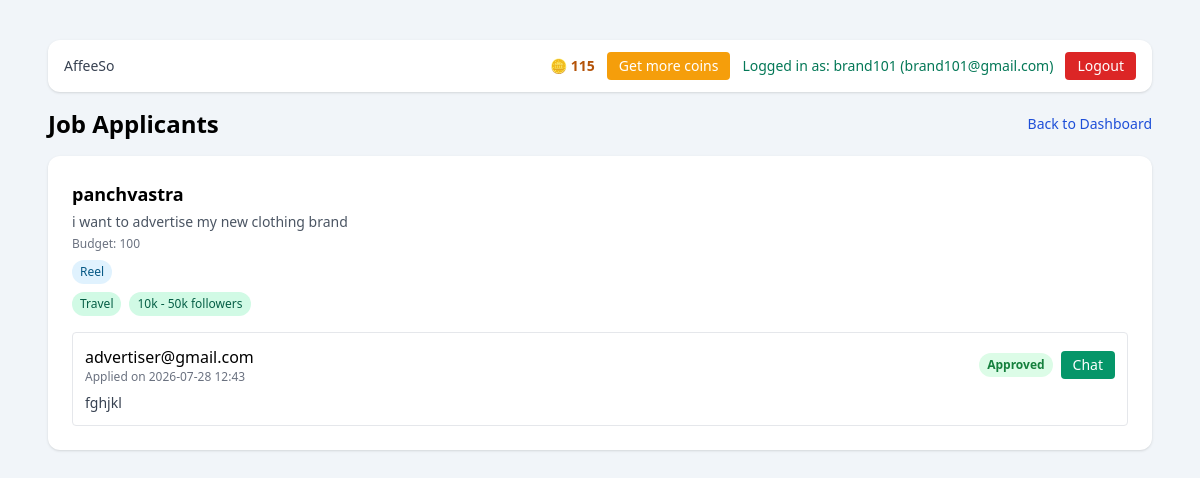
Screenshot of /brand/applications (signed in) with the database file from the repository.
### app/models.py (models this page shows, shortened)
class User(Base):
    __tablename__ = "users"
    id = Column(Integer, primary_key=True, index=True)
    email = Column(String(255), unique=True, nullable=False, index=True)
    password_hash = Column(String(255), nullable=False)
    role = Column(SqlEnum(UserRole), default=UserRole.USER, nullable=False)
    coins = Column(Integer, default=0, nullable=False)
    is_active = Column(Boolean, default=True, nullable=False)
    created_at = Column(DateTime, default=datetime.utcnow, nullable=False)
    profile = relationship("Profile", back_populates="user", uselist=False)
    basic_profiles = relationship("BasicProfile", back_populates="user")
    approval_requests = relationship("ProfileApprovalRequest", back_populates="user")
    advertiser_profile_detail = relationship(
        "AdvertiserProfileDetail", back_populates="user", uselist=False
    )
    brand_profile_detail = relationship(
        "BrandProfileDetail", back_populates="user", uselist=False
    )
    sent_messages = relationship(
        "Message", back_populates="sender", foreign_keys="Message.sender_id"
    )
    received_messages = relationship(
        "Message", back_populates="receiver", foreign_keys="Message.receiver_id"
    )

class Job(Base):
    __tablename__ = "jobs"
    id = Column(Integer, primary_key=True, index=True)
    brand_user_id = Column(Integer, ForeignKey("users.id"), nullable=False, index=True)
    title = Column(String(150), nullable=False)
    promotion_requirement = Column(Text, nullable=False)
    budget = Column(String(80), nullable=False)
    target_instagram_profiles = Column(Text, nullable=True)
    promotion_tags = Column(String(255), nullable=True)
    profile_image_url = Column(String(255), nullable=True)
    created_at = Column(DateTime, default=datetime.utcnow, nullable=False, index=True)
    updated_at = Column(DateTime, default=datetime.utcnow, nullable=False)
    brand_user = relationship("User")
    applications = relationship("JobApplication", back_populates="job", cascade="all, delete-orphan")
    promotion_tag_items = relationship(
        "PromotionTag",
        secondary=job_promotion_tag_links,
        back_populates="jobs",
    )
    target_profile_tag_items = relationship(
        "TargetProfileTag",
        secondary=job_target_profile_tag_links,
        back_populates="jobs",
    )

class PromotionTag(Base):
    __tablename__ = "promotion_tags"
    id = Column(Integer, primary_key=True, index=True)
    name = Column(String(100), unique=True, nullable=False, index=True)
    created_at = Column(DateTime, default=datetime.utcnow, nullable=False)
    jobs = relationship(
        "Job",
        secondary=job_promotion_tag_links,
        back_populates="promotion_tag_items",
    )

class TargetProfileTag(Base):
    __tablename__ = "target_profile_tags"
    id = Column(Integer, primary_key=True, index=True)
    name = Column(String(100), unique=True, nullable=False, index=True)
    created_at = Column(DateTime, default=datetime.utcnow, nullable=False)
    jobs = relationship(
        "Job",
        secondary=job_target_profile_tag_links,
        back_populates="target_profile_tag_items",
    )

class JobApplication(Base):
    __tablename__ = "job_applications"
    __table_args__ = (
        UniqueConstraint("job_id", "advertiser_user_id", name="uq_job_advertiser_application"),
    )
    id = Column(Integer, primary_key=True, index=True)
    job_id = Column(Integer, ForeignKey("jobs.id"), nullable=False, index=True)
    advertiser_user_id = Column(Integer, ForeignKey("users.id"), nullable=False, index=True)
    description = Column(Text, nullable=False)
    is_selected = Column(Boolean, default=False, nullable=False)
    created_at = Column(DateTime, default=datetime.utcnow, nullable=False, index=True)
    updated_at = Column(DateTime, default=datetime.utcnow, nullable=False)
    job = relationship("Job", back_populates="applications")
    advertiser_user = relationship("User")

### app/main.py (the view)
@app.get("/brand/applications", response_class=HTMLResponse)
def brand_applications_page(request: Request, db: Session = Depends(get_db)):
    user = _get_user_from_cookie(request, db)
    if not user:
        return RedirectResponse(url="/?error=Please login first.", status_code=303)
    try:
        _require_brand_fully_complete(db, user.id)
    except HTTPException:
        return RedirectResponse(
            url="/dashboard?error=Complete your brand profile to review applicants.", status_code=303
        )
    jobs = (
        _job_query_with_tags(db)
        .filter(models.Job.brand_user_id == user.id)
        .order_by(models.Job.created_at.desc())
        .all()
    )
    job_cards = []
    for job in jobs:
        applications = (
            db.query(models.JobApplication, models.User)
            .join(models.User, models.User.id == models.JobApplication.advertiser_user_id)
            .filter(models.JobApplication.job_id == job.id)
            .order_by(models.JobApplication.created_at.desc())
            .all()
        )
        job_cards.append({"job": job, "applications": applications})
    return templates.TemplateResponse(
        request,
        "brand_applications.html",
        {
            "request": request,
            "user": user,
            "display_name": user.email.split("@")[0],
            "job_cards": job_cards,
            "success": request.query_params.get("success"),
            "error": request.query_params.get("error"),
        },
    )

### templates/brand_applications.html (shortened to what this page needs)
<!DOCTYPE html>
<html lang="en">
<head>
  <script src="https://cdn.tailwindcss.com"></script>
</head>
<body class="bg-slate-100 min-h-screen">
  <main class="max-w-6xl mx-auto px-6 py-10">
    <div class="mb-4 bg-white rounded-xl shadow px-4 py-3 flex items-center justify-between">
      <span class="text-sm text-gray-700 font-medium">AffeeSo</span>
      <div class="flex items-center gap-3">
        {% if user.role.value != 'admin' %}
          <span class="text-sm font-semibold text-amber-700">🪙 {{ user.coins }}</span>
          <details class="relative">
            <summary class="list-none cursor-pointer text-sm bg-amber-500 text-white px-3 py-1 rounded">Get more coins</summary>
          </details>
        {% endif %}
        <span class="text-sm text-emerald-700">Logged in as: {{ display_name }} ({{ user.email }})</span>
        <form action="/ui/logout" method="post">
          <button type="submit" class="text-sm bg-red-600 text-white px-3 py-1 rounded">Logout</button>
        </form>
      </div>
    </div>
    <div class="flex items-center justify-between mb-4">
      <h1 class="text-2xl font-bold">Job Applicants</h1>
      <a href="/dashboard" class="text-sm text-blue-700">Back to Dashboard</a>
    </div>
    <div class="space-y-5">
      {% for card in job_cards %}
        <section class="bg-white rounded-xl shadow p-6">
          <h2 class="text-lg font-semibold">{{ card.job.title }}</h2>
          <p class="text-sm text-gray-600 mt-1">{{ card.job.promotion_requirement }}</p>
          <p class="text-xs text-gray-500 mt-1">Budget: {{ card.job.budget }}</p>
          <div class="mt-2 flex flex-wrap gap-2">
            {% for tag in card.job.promotion_tag_items %}
              <span class="text-xs px-2 py-1 rounded-full bg-sky-100 text-sky-800">{{ tag.name }}</span>
            {% else %}
              {% if card.job.promotion_tag_labels %}
                <span class="text-xs text-gray-500">{{ card.job.promotion_tag_labels }}</span>
              {% endif %}
            {% endfor %}
          </div>
          <div class="mt-2 flex flex-wrap gap-2">
            {% for tag in card.job.target_profile_tag_items %}
              <span class="text-xs px-2 py-1 rounded-full bg-emerald-100 text-emerald-800">{{ tag.name }}</span>
            {% else %}
              {% if card.job.target_profile_labels %}
                <span class="text-xs text-gray-500">{{ card.job.target_profile_labels }}</span>
              {% endif %}
            {% endfor %}
          </div>
          <div class="mt-4 space-y-3">
            {% for application, advertiser in card.applications %}
              <div class="border rounded p-3">
                <div class="flex items-center justify-between gap-3">
                  <div>
                    <p class="font-medium">{{ advertiser.email }}</p>
                    <p class="text-xs text-gray-500">Applied on {{ application.created_at.strftime('%Y-%m-%d %H:%M') }}</p>
                  </div>
                  <div class="flex items-center gap-2">
                    {% if application.is_selected %}
                      <span class="text-xs font-semibold px-2 py-1 rounded-full bg-green-100 text-green-700">Approved</span>
                    {% endif %}
                    {% if application.is_selected %}
                      <a href="/chat-demo?user_id={{ advertiser.id }}" class="text-sm bg-emerald-600 text-white px-3 py-1 rounded">Chat</a>
                    {% else %}
                      <form action="/ui/applications/{{ application.id }}/approve" method="post">
                        <button class="text-sm bg-indigo-600 text-white px-3 py-1 rounded">Approve</button>
                      </form>
                    {% endif %}
                  </div>
                </div>
                <p class="mt-2 text-sm text-gray-700">{{ application.description }}</p>
              </div>
            {% else %}
              <p class="text-sm text-gray-500">No applications yet for this job.</p>
            {% endfor %}
          </div>
        </section>
      {% else %}
        <div class="bg-white rounded-xl shadow p-6 text-gray-600">You have not posted any jobs yet.</div>
      {% endfor %}
    </div>
  </main>
</body>
</html>

### rows the page displays
User: coins "115", email "brand101@gmail.com"
Job: job "panchvastra", job.promotion_requirement "i want to advertise my new clothing brand", job.budget "100"
PromotionTag: name "Reel"
TargetProfileTag: name "Travel"
TargetProfileTag: name "10k - 50k followers"
JobApplication: email "advertiser@gmail.com", created_at "2026-07-28 12:43", is_selected "Approved", description "fghjkl"

### other values shown
{{ display_name }} "brand101"
